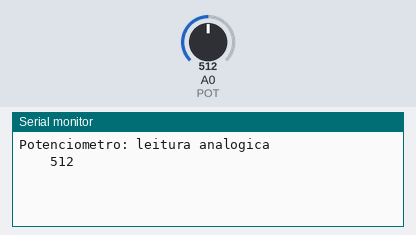
The sketch below on a simulated Arduino Uno, built with avr-gcc and run on an emulated ATmega328P. Shown: the last lines printed to the serial monitor. The test bench sets the inputs (shaded band); at power-on: A0 (POT) = 512.

Above: at 2.2 s.
2.3 s: A0 (POT) set to 716
At 3.4 s:
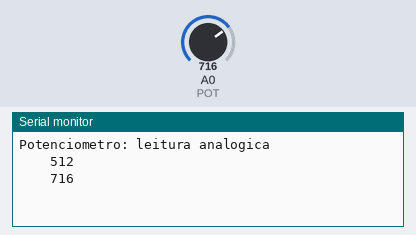
3.8 s: A0 (POT) set to 900
At 4.6 s:
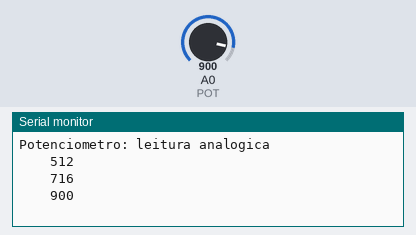

Measured:
- after the input at 2.3 s, the serial monitor: prints a new line at once (image 1)
- after the input at 3.8 s, the serial monitor: prints a new line at once (image 2)

The sketch:

_2016_AT9.ino
```cpp
#define POT A0

void setup() {
  Serial.begin(9600);
  Serial.println("Potenciometro: leitura analogica");
  delay(1000);
}

int previousReading;

void loop() {
  int reading= 0;
  reading = analogRead(POT);
  if(abs(previousReading-reading)>2)
  {
    Serial.print("\t\t");
    Serial.println(reading);
  }
  previousReading = reading;
  delay(1);
}
```
